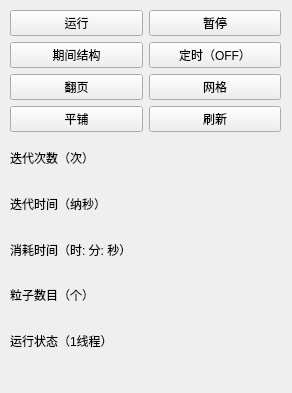
<?xml version="1.0" encoding="UTF-8"?>
<ui version="4.0">
 <class>DockWidget_TaskControl</class>
 <widget class="QDockWidget" name="DockWidget_TaskControl">
  <property name="geometry">
   <rect>
    <x>0</x>
    <y>0</y>
    <width>292</width>
    <height>393</height>
   </rect>
  </property>
  <property name="windowTitle">
   <string>DockWidget</string>
  </property>
  <widget class="QWidget" name="dockWidgetContents">
   <widget class="QWidget" name="gridLayoutWidget">
    <property name="geometry">
     <rect>
      <x>10</x>
      <y>10</y>
      <width>271</width>
      <height>351</height>
     </rect>
    </property>
    <layout class="QGridLayout" name="gridLayout">
     <item row="4" column="1">
      <layout class="QVBoxLayout" name="verticalLayout_3">
       <item>
        <widget class="QLabel" name="iterationResult">
         <property name="text">
          <string/>
         </property>
        </widget>
       </item>
       <item>
        <widget class="QLabel" name="iterationTimeResult">
         <property name="text">
          <string/>
         </property>
        </widget>
       </item>
       <item>
        <widget class="QLabel" name="consumingTimeResult">
         <property name="text">
          <string/>
         </property>
        </widget>
       </item>
       <item>
        <widget class="QLabel" name="runningStateResult">
         <property name="text">
          <string/>
         </property>
        </widget>
       </item>
      </layout>
     </item>
     <item row="0" column="1">
      <widget class="QPushButton" name="stopBtn">
       <property name="text">
        <string>暂停</string>
       </property>
      </widget>
     </item>
     <item row="1" column="1">
      <widget class="QPushButton" name="timerBtn">
       <property name="text">
        <string>定时（OFF）</string>
       </property>
      </widget>
     </item>
     <item row="3" column="1">
      <widget class="QPushButton" name="refreshBtn">
       <property name="text">
        <string>刷新</string>
       </property>
      </widget>
     </item>
     <item row="2" column="1">
      <widget class="QPushButton" name="meshBtn">
       <property name="text">
        <string>网格</string>
       </property>
      </widget>
     </item>
     <item row="2" column="0">
      <widget class="QPushButton" name="pageBtn">
       <property name="text">
        <string>翻页</string>
       </property>
      </widget>
     </item>
     <item row="3" column="0">
      <widget class="QPushButton" name="tileBtn">
       <property name="text">
        <string>平铺</string>
       </property>
      </widget>
     </item>
     <item row="4" column="0">
      <layout class="QVBoxLayout" name="verticalLayout_2">
       <item>
        <widget class="QLabel" name="label_iterations">
         <property name="text">
          <string>迭代次数（次）</string>
         </property>
        </widget>
       </item>
       <item>
        <widget class="QLabel" name="label_iteration_time">
         <property name="text">
          <string>迭代时间（纳秒）</string>
         </property>
        </widget>
       </item>
       <item>
        <widget class="QLabel" name="label_consumingTime">
         <property name="text">
          <string>消耗时间（时: 分: 秒）</string>
         </property>
        </widget>
       </item>
       <item>
        <widget class="QLabel" name="label_particleNumber">
         <property name="text">
          <string>粒子数目（个）</string>
         </property>
        </widget>
       </item>
       <item>
        <widget class="QLabel" name="label_runningState">
         <property name="text">
          <string>运行状态（1线程）</string>
         </property>
        </widget>
       </item>
      </layout>
     </item>
     <item row="1" column="0">
      <widget class="QPushButton" name="deviceBtn">
       <property name="text">
        <string>期间结构</string>
       </property>
      </widget>
     </item>
     <item row="0" column="0">
      <widget class="QPushButton" name="runBtn">
       <property name="text">
        <string>运行</string>
       </property>
      </widget>
     </item>
    </layout>
   </widget>
  </widget>
 </widget>
 <resources/>
 <connections/>
</ui>
